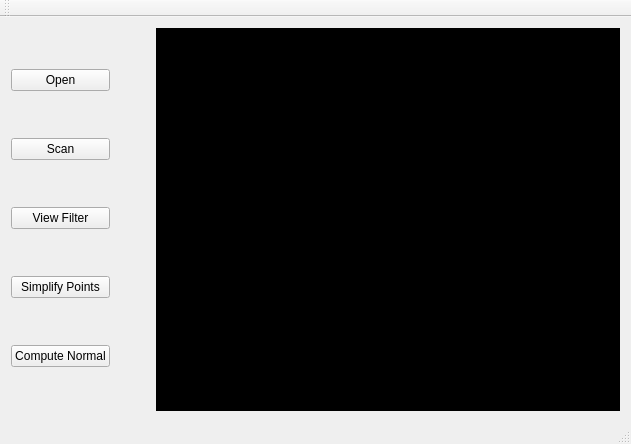
<?xml version="1.0" encoding="UTF-8"?>
<ui version="4.0">
 <class>MainWindow</class>
 <widget class="QMainWindow" name="MainWindow">
  <property name="windowModality">
   <enum>Qt::ApplicationModal</enum>
  </property>
  <property name="geometry">
   <rect>
    <x>0</x>
    <y>0</y>
    <width>631</width>
    <height>444</height>
   </rect>
  </property>
  <property name="windowTitle">
   <string>MainWindow</string>
  </property>
  <widget class="QWidget" name="centralWidget">
   <layout class="QHBoxLayout" name="horizontalLayout">
    <item>
     <layout class="QVBoxLayout" name="verticalLayout">
      <item>
       <widget class="QPushButton" name="buttonOpen">
        <property name="sizePolicy">
         <sizepolicy hsizetype="Minimum" vsizetype="Fixed">
          <horstretch>0</horstretch>
          <verstretch>0</verstretch>
         </sizepolicy>
        </property>
        <property name="text">
         <string>Open</string>
        </property>
       </widget>
      </item>
      <item>
       <widget class="QPushButton" name="buttonRun">
        <property name="sizePolicy">
         <sizepolicy hsizetype="Minimum" vsizetype="Fixed">
          <horstretch>0</horstretch>
          <verstretch>0</verstretch>
         </sizepolicy>
        </property>
        <property name="text">
         <string>Scan</string>
        </property>
       </widget>
      </item>
      <item>
       <widget class="QPushButton" name="buttonFilter">
        <property name="sizePolicy">
         <sizepolicy hsizetype="Minimum" vsizetype="Fixed">
          <horstretch>0</horstretch>
          <verstretch>0</verstretch>
         </sizepolicy>
        </property>
        <property name="text">
         <string>View Filter</string>
        </property>
        <property name="checkable">
         <bool>true</bool>
        </property>
       </widget>
      </item>
      <item>
       <widget class="QPushButton" name="buttonSimplify">
        <property name="sizePolicy">
         <sizepolicy hsizetype="Minimum" vsizetype="Fixed">
          <horstretch>0</horstretch>
          <verstretch>0</verstretch>
         </sizepolicy>
        </property>
        <property name="text">
         <string>Simplify Points</string>
        </property>
        <property name="checkable">
         <bool>false</bool>
        </property>
       </widget>
      </item>
      <item>
       <widget class="QPushButton" name="buttonNormal">
        <property name="sizePolicy">
         <sizepolicy hsizetype="Minimum" vsizetype="Fixed">
          <horstretch>0</horstretch>
          <verstretch>0</verstretch>
         </sizepolicy>
        </property>
        <property name="text">
         <string>Compute Normal</string>
        </property>
        <property name="checkable">
         <bool>false</bool>
        </property>
       </widget>
      </item>
     </layout>
    </item>
    <item>
     <spacer name="horizontalSpacer">
      <property name="orientation">
       <enum>Qt::Horizontal</enum>
      </property>
      <property name="sizeType">
       <enum>QSizePolicy::Minimum</enum>
      </property>
      <property name="sizeHint" stdset="0">
       <size>
        <width>40</width>
        <height>20</height>
       </size>
      </property>
     </spacer>
    </item>
    <item>
     <widget class="QLabel" name="mVideo">
      <property name="sizePolicy">
       <sizepolicy hsizetype="MinimumExpanding" vsizetype="Preferred">
        <horstretch>0</horstretch>
        <verstretch>0</verstretch>
       </sizepolicy>
      </property>
      <property name="minimumSize">
       <size>
        <width>400</width>
        <height>300</height>
       </size>
      </property>
      <property name="styleSheet">
       <string notr="true">background-color: rgb(0, 0, 0);</string>
      </property>
      <property name="text">
       <string/>
      </property>
     </widget>
    </item>
   </layout>
  </widget>
  <widget class="QMenuBar" name="menuBar">
   <property name="geometry">
    <rect>
     <x>0</x>
     <y>0</y>
     <width>631</width>
     <height>19</height>
    </rect>
   </property>
  </widget>
  <widget class="QToolBar" name="mainToolBar">
   <attribute name="toolBarArea">
    <enum>TopToolBarArea</enum>
   </attribute>
   <attribute name="toolBarBreak">
    <bool>false</bool>
   </attribute>
  </widget>
  <widget class="QStatusBar" name="statusBar"/>
 </widget>
 <layoutdefault spacing="6" margin="11"/>
 <resources/>
 <connections/>
</ui>
